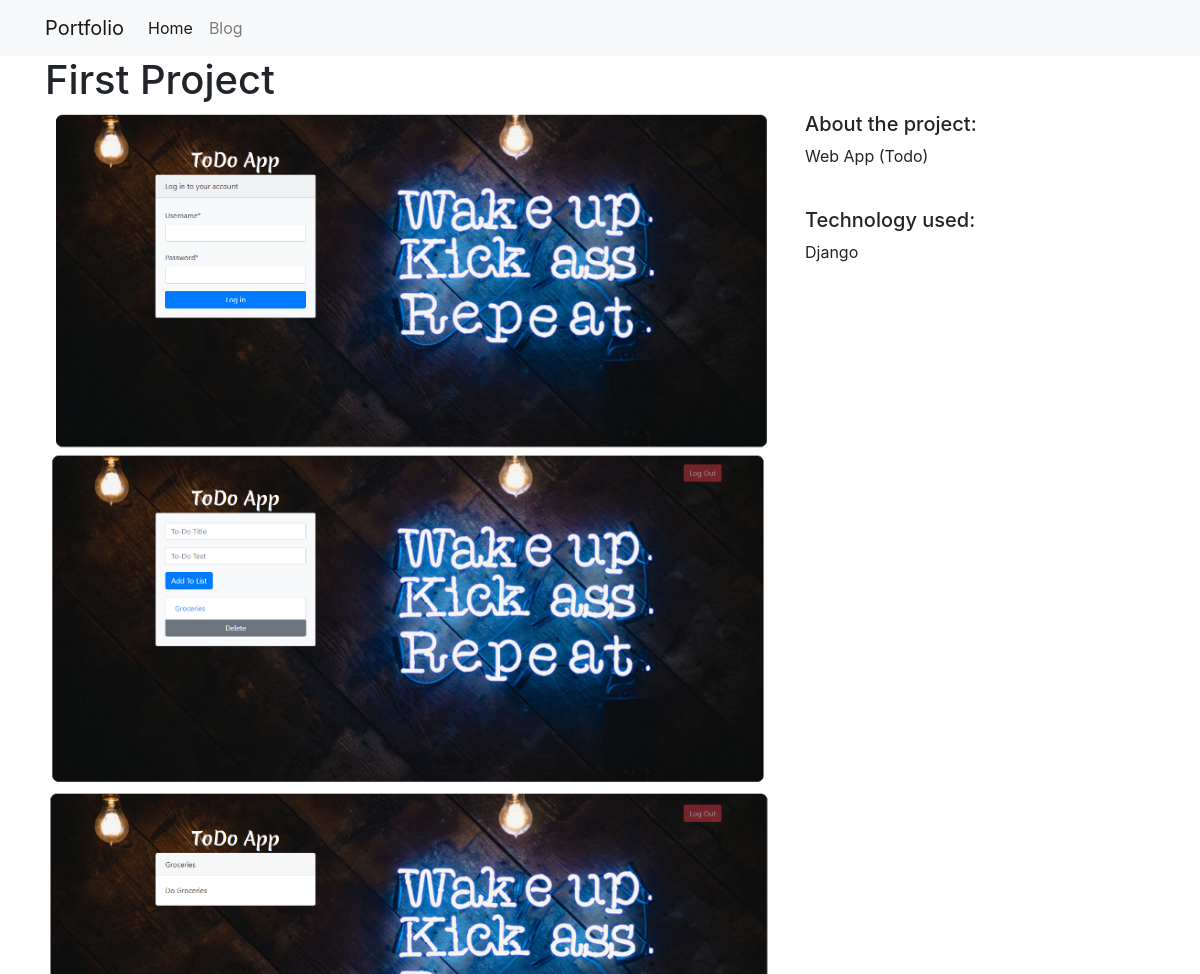
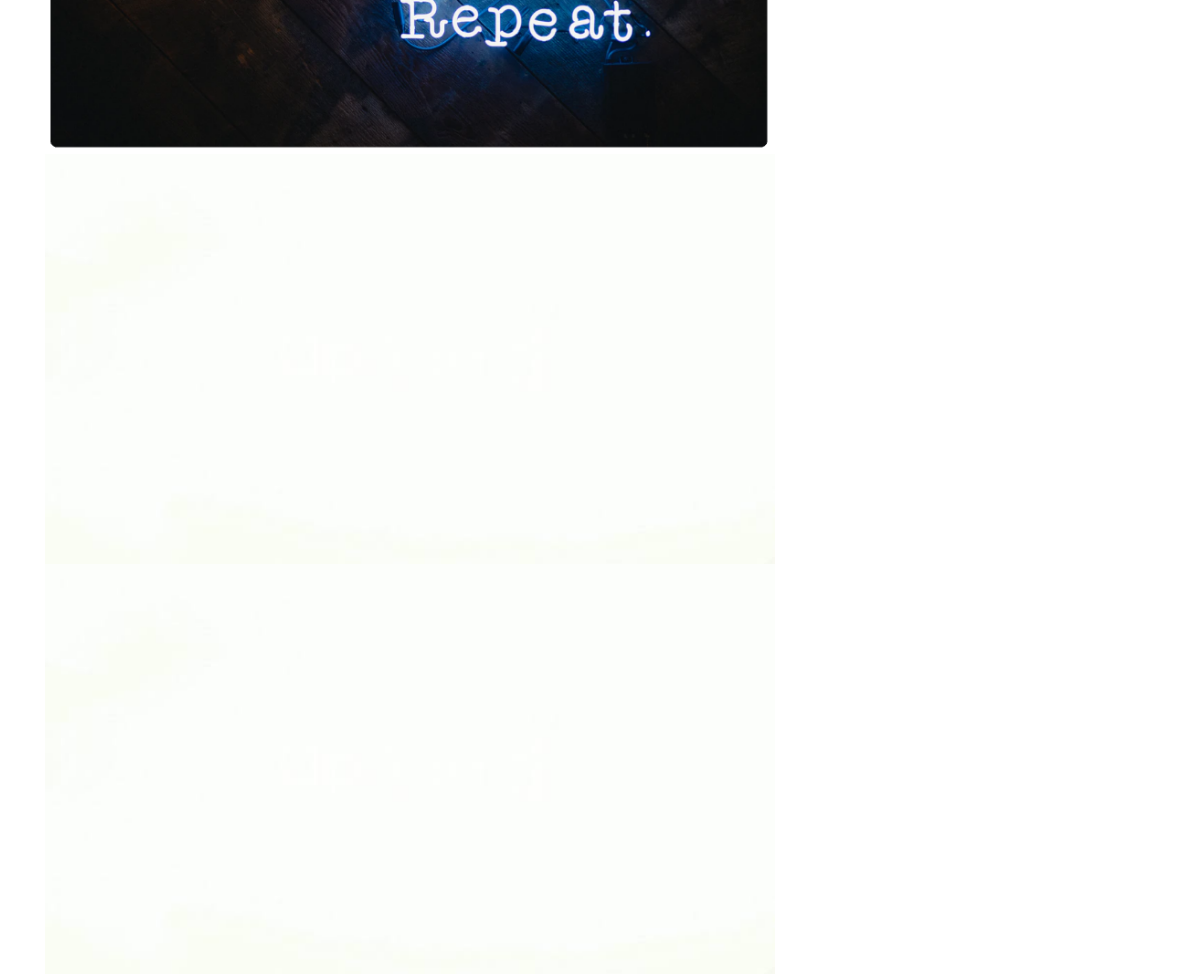
/Projects/12/, run on the app's committed database (2 pictures, top to bottom).
### Projects/models.py (models this page shows, shortened)
class Project(models.Model):
    title = models.CharField(max_length=100)
    description = models.TextField()
    technology = models.CharField(max_length=20)
    image = models.FilePathField(path="Projects/img")
    image2 = models.FilePathField(path="Projects/img")
    image3 = models.FilePathField(path="Projects/img")
    image4 = models.FilePathField(path="Projects/img")
    image5 = models.FilePathField(path="Projects/img")

### Projects/views.py (the view)
# urls.py: path("<int:pk>/", views.project_detail, name="project_detail"),
def project_detail(request, pk):
    project = Project.objects.get(pk=pk)
    context = {
        'project': project
    }
    return render(request, 'project_detail.html', context)

### Projects/templates/project_detail.html
{% extends "base.html" %}
{% load static %}
{% block page_content %}
<h1>{{ project.title }}</h1>
<div class="row">
    <div class="col-md-8">
        <img src="{% static project.image %}" alt="" width="100%">
        <img src="{% static project.image2 %}" alt="" width="100%">
        <img src="{% static project.image3 %}" alt="" width="100%">
        <img src="{% static project.image4 %}" alt="" width="100%">
        <img src="{% static project.image5 %}" alt="" width="100%">
    </div>
    <div class="col-md-4">
        <h5>About the project:</h5>
        <p>{{ project.description }}</p>
        <br>
        <h5>Technology used:</h5>
        <p>{{ project.technology }}</p>
    </div>
</div>
{% endblock %}

### portfolio/templates/base.html (shortened to what this page needs)
<link rel="stylesheet" href="https://stackpath.bootstrapcdn.com/bootstrap/4.1.3/css/bootstrap.min.css">
<nav class="navbar navbar-expand-lg navbar-light bg-light">
    <div class="container">
        <a class="navbar-brand" href="{% url 'project_index' %}">Portfolio</a>
        <div class="collapse navbar-collapse" id="navbarSupportedContent">
          <ul class="navbar-nav mr-auto">
            <li class="nav-item active">
              <a class="nav-link" href="{% url 'project_index' %}">Home</a>
            </li>
            <li class="nav-item">
              <a class="nav-link" href="{% url 'blog_index' %}">Blog</a>
            </li>
          </ul>
        </div>
    </div>
</nav>
<div class="container">
    {% block page_content %}{% endblock %}
</div>

### data on the page
Project: title "First Project", description "Web App (Todo)", technology "Django"
